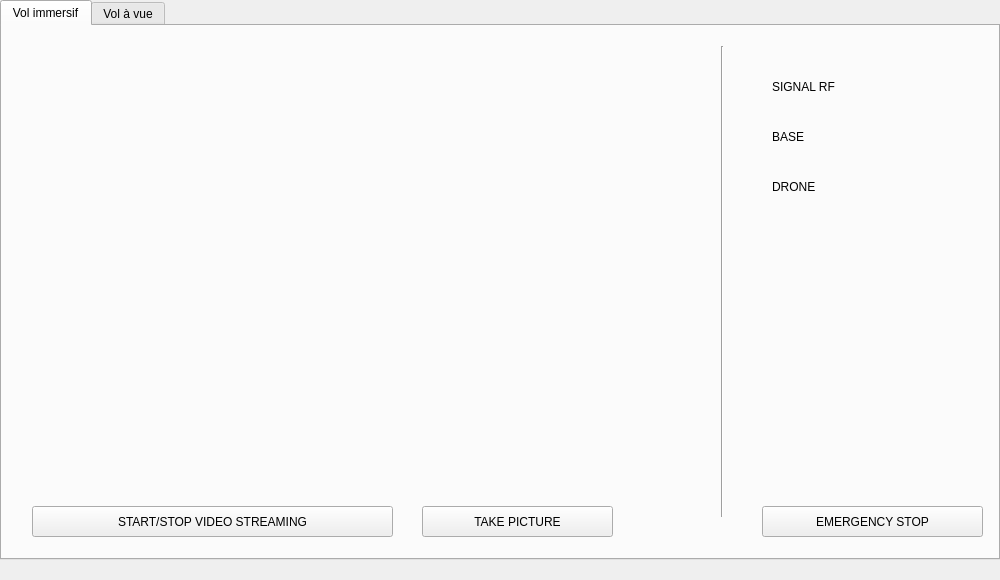
<?xml version="1.0" encoding="UTF-8"?>
<ui version="4.0">
 <class>MainWindow</class>
 <widget class="QMainWindow" name="MainWindow">
  <property name="enabled">
   <bool>true</bool>
  </property>
  <property name="geometry">
   <rect>
    <x>0</x>
    <y>0</y>
    <width>1000</width>
    <height>580</height>
   </rect>
  </property>
  <property name="minimumSize">
   <size>
    <width>966</width>
    <height>0</height>
   </size>
  </property>
  <property name="windowTitle">
   <string>MainWindow</string>
  </property>
  <widget class="QWidget" name="widget_principal">
   <widget class="QTabWidget" name="Onglet">
    <property name="geometry">
     <rect>
      <x>0</x>
      <y>0</y>
      <width>1000</width>
      <height>560</height>
     </rect>
    </property>
    <property name="whatsThis">
     <string>&lt;html&gt;&lt;head/&gt;&lt;body&gt;&lt;p align=&quot;right&quot;&gt;&lt;br/&gt;&lt;/p&gt;&lt;/body&gt;&lt;/html&gt;</string>
    </property>
    <property name="layoutDirection">
     <enum>Qt::LeftToRight</enum>
    </property>
    <property name="autoFillBackground">
     <bool>false</bool>
    </property>
    <property name="tabPosition">
     <enum>QTabWidget::North</enum>
    </property>
    <property name="tabShape">
     <enum>QTabWidget::Rounded</enum>
    </property>
    <property name="currentIndex">
     <number>0</number>
    </property>
    <property name="elideMode">
     <enum>Qt::ElideLeft</enum>
    </property>
    <property name="documentMode">
     <bool>false</bool>
    </property>
    <property name="tabsClosable">
     <bool>false</bool>
    </property>
    <property name="movable">
     <bool>true</bool>
    </property>
    <widget class="QWidget" name="vol_immersif">
     <attribute name="title">
      <string>Vol immersif</string>
     </attribute>
     <widget class="QPushButton" name="VideoStreaming">
      <property name="geometry">
       <rect>
        <x>30</x>
        <y>480</y>
        <width>361</width>
        <height>31</height>
       </rect>
      </property>
      <property name="text">
       <string>START/STOP VIDEO STREAMING</string>
      </property>
     </widget>
     <widget class="QPushButton" name="emergency_stop">
      <property name="geometry">
       <rect>
        <x>760</x>
        <y>480</y>
        <width>221</width>
        <height>31</height>
       </rect>
      </property>
      <property name="text">
       <string>EMERGENCY STOP</string>
      </property>
      <property name="autoDefault">
       <bool>false</bool>
      </property>
     </widget>
     <widget class="QWidget" name="gridLayoutWidget">
      <property name="geometry">
       <rect>
        <x>10</x>
        <y>0</y>
        <width>681</width>
        <height>471</height>
       </rect>
      </property>
      <layout class="QGridLayout" name="cameralayout"/>
     </widget>
     <widget class="QWidget" name="gridLayoutWidget_4">
      <property name="geometry">
       <rect>
        <x>740</x>
        <y>200</y>
        <width>241</width>
        <height>221</height>
       </rect>
      </property>
      <layout class="QGridLayout" name="maplayout"/>
     </widget>
     <widget class="QPushButton" name="Photo">
      <property name="geometry">
       <rect>
        <x>420</x>
        <y>480</y>
        <width>191</width>
        <height>31</height>
       </rect>
      </property>
      <property name="text">
       <string>TAKE PICTURE</string>
      </property>
     </widget>
     <widget class="QWidget" name="gridLayoutWidget_6">
      <property name="geometry">
       <rect>
        <x>870</x>
        <y>80</y>
        <width>121</width>
        <height>41</height>
       </rect>
      </property>
      <layout class="QGridLayout" name="batterylayout"/>
     </widget>
     <widget class="QWidget" name="gridLayoutWidget_7">
      <property name="geometry">
       <rect>
        <x>870</x>
        <y>130</y>
        <width>121</width>
        <height>41</height>
       </rect>
      </property>
      <layout class="QGridLayout" name="batterylayout_2"/>
     </widget>
     <widget class="QLabel" name="Name">
      <property name="geometry">
       <rect>
        <x>770</x>
        <y>100</y>
        <width>81</width>
        <height>21</height>
       </rect>
      </property>
      <property name="text">
       <string>BASE</string>
      </property>
     </widget>
     <widget class="QLabel" name="Name_2">
      <property name="geometry">
       <rect>
        <x>770</x>
        <y>150</y>
        <width>81</width>
        <height>21</height>
       </rect>
      </property>
      <property name="text">
       <string>DRONE</string>
      </property>
     </widget>
     <widget class="Line" name="line_2">
      <property name="geometry">
       <rect>
        <x>710</x>
        <y>20</y>
        <width>20</width>
        <height>471</height>
       </rect>
      </property>
      <property name="orientation">
       <enum>Qt::Vertical</enum>
      </property>
     </widget>
     <widget class="QWidget" name="gridLayoutWidget_9">
      <property name="geometry">
       <rect>
        <x>940</x>
        <y>10</y>
        <width>20</width>
        <height>51</height>
       </rect>
      </property>
      <layout class="QGridLayout" name="powerlayout4"/>
     </widget>
     <widget class="QWidget" name="gridLayoutWidget_10">
      <property name="geometry">
       <rect>
        <x>920</x>
        <y>20</y>
        <width>20</width>
        <height>41</height>
       </rect>
      </property>
      <layout class="QGridLayout" name="powerlayout3"/>
     </widget>
     <widget class="QWidget" name="gridLayoutWidget_11">
      <property name="geometry">
       <rect>
        <x>900</x>
        <y>30</y>
        <width>20</width>
        <height>31</height>
       </rect>
      </property>
      <layout class="QGridLayout" name="powerlayout2"/>
     </widget>
     <widget class="QWidget" name="gridLayoutWidget_12">
      <property name="geometry">
       <rect>
        <x>880</x>
        <y>40</y>
        <width>20</width>
        <height>21</height>
       </rect>
      </property>
      <layout class="QGridLayout" name="powerlayout1"/>
     </widget>
     <widget class="QLabel" name="Name_3">
      <property name="geometry">
       <rect>
        <x>770</x>
        <y>50</y>
        <width>121</width>
        <height>21</height>
       </rect>
      </property>
      <property name="text">
       <string>SIGNAL RF</string>
      </property>
     </widget>
    </widget>
    <widget class="QWidget" name="vol_vue">
     <attribute name="title">
      <string>Vol à vue</string>
     </attribute>
     <widget class="QPushButton" name="emergency_stop_2">
      <property name="geometry">
       <rect>
        <x>760</x>
        <y>480</y>
        <width>201</width>
        <height>31</height>
       </rect>
      </property>
      <property name="text">
       <string>EMERGENCY STOP</string>
      </property>
      <property name="autoDefault">
       <bool>false</bool>
      </property>
     </widget>
     <widget class="QWidget" name="gridLayoutWidget_2">
      <property name="geometry">
       <rect>
        <x>10</x>
        <y>30</y>
        <width>681</width>
        <height>471</height>
       </rect>
      </property>
      <layout class="QGridLayout" name="horizon_layout"/>
     </widget>
     <widget class="QWidget" name="gridLayoutWidget_5">
      <property name="geometry">
       <rect>
        <x>740</x>
        <y>200</y>
        <width>241</width>
        <height>221</height>
       </rect>
      </property>
      <layout class="QGridLayout" name="maplayout2"/>
     </widget>
     <widget class="QWidget" name="gridLayoutWidget_3">
      <property name="geometry">
       <rect>
        <x>870</x>
        <y>80</y>
        <width>121</width>
        <height>41</height>
       </rect>
      </property>
      <layout class="QGridLayout" name="batterylayout2"/>
     </widget>
     <widget class="QWidget" name="gridLayoutWidget_8">
      <property name="geometry">
       <rect>
        <x>870</x>
        <y>130</y>
        <width>121</width>
        <height>41</height>
       </rect>
      </property>
      <layout class="QGridLayout" name="batterylayout2_2"/>
     </widget>
     <widget class="QLabel" name="Name2">
      <property name="geometry">
       <rect>
        <x>770</x>
        <y>100</y>
        <width>81</width>
        <height>21</height>
       </rect>
      </property>
      <property name="text">
       <string>BASE</string>
      </property>
     </widget>
     <widget class="QLabel" name="Name2_2">
      <property name="geometry">
       <rect>
        <x>770</x>
        <y>150</y>
        <width>81</width>
        <height>21</height>
       </rect>
      </property>
      <property name="text">
       <string>DRONE</string>
      </property>
     </widget>
     <widget class="Line" name="line">
      <property name="geometry">
       <rect>
        <x>710</x>
        <y>20</y>
        <width>20</width>
        <height>471</height>
       </rect>
      </property>
      <property name="orientation">
       <enum>Qt::Vertical</enum>
      </property>
     </widget>
     <widget class="QWidget" name="gridLayoutWidget_13">
      <property name="geometry">
       <rect>
        <x>940</x>
        <y>10</y>
        <width>20</width>
        <height>51</height>
       </rect>
      </property>
      <layout class="QGridLayout" name="powerlayout4_2"/>
     </widget>
     <widget class="QWidget" name="gridLayoutWidget_14">
      <property name="geometry">
       <rect>
        <x>920</x>
        <y>20</y>
        <width>20</width>
        <height>41</height>
       </rect>
      </property>
      <layout class="QGridLayout" name="powerlayout3_2"/>
     </widget>
     <widget class="QWidget" name="gridLayoutWidget_15">
      <property name="geometry">
       <rect>
        <x>900</x>
        <y>30</y>
        <width>20</width>
        <height>31</height>
       </rect>
      </property>
      <layout class="QGridLayout" name="powerlayout2_2"/>
     </widget>
     <widget class="QWidget" name="gridLayoutWidget_16">
      <property name="geometry">
       <rect>
        <x>880</x>
        <y>40</y>
        <width>20</width>
        <height>21</height>
       </rect>
      </property>
      <layout class="QGridLayout" name="powerlayout1_2"/>
     </widget>
     <widget class="QLabel" name="Name_4">
      <property name="geometry">
       <rect>
        <x>770</x>
        <y>50</y>
        <width>121</width>
        <height>21</height>
       </rect>
      </property>
      <property name="text">
       <string>SIGNAL RF</string>
      </property>
     </widget>
    </widget>
   </widget>
  </widget>
  <widget class="QMenuBar" name="menuBar">
   <property name="geometry">
    <rect>
     <x>0</x>
     <y>0</y>
     <width>1000</width>
     <height>27</height>
    </rect>
   </property>
  </widget>
 </widget>
 <layoutdefault spacing="6" margin="11"/>
 <resources/>
 <connections/>
</ui>
